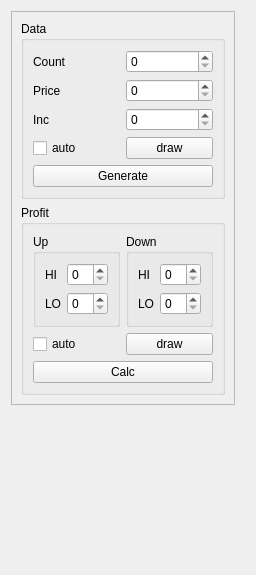
<?xml version="1.0" encoding="UTF-8"?>
<ui version="4.0">
 <class>MainBox</class>
 <widget class="QWidget" name="MainBox">
  <property name="geometry">
   <rect>
    <x>0</x>
    <y>0</y>
    <width>256</width>
    <height>575</height>
   </rect>
  </property>
  <property name="windowTitle">
   <string>Dialog</string>
  </property>
  <layout class="QVBoxLayout" name="verticalLayout">
   <item>
    <widget class="QFrame" name="frame">
     <property name="sizePolicy">
      <sizepolicy hsizetype="Fixed" vsizetype="Fixed">
       <horstretch>0</horstretch>
       <verstretch>0</verstretch>
      </sizepolicy>
     </property>
     <property name="frameShape">
      <enum>QFrame::StyledPanel</enum>
     </property>
     <property name="frameShadow">
      <enum>QFrame::Raised</enum>
     </property>
     <layout class="QVBoxLayout" name="verticalLayout_4">
      <item>
       <widget class="QGroupBox" name="groupBox">
        <property name="title">
         <string>Data</string>
        </property>
        <layout class="QVBoxLayout" name="verticalLayout_3">
         <item>
          <layout class="QGridLayout" name="gridLayout">
           <item row="0" column="1">
            <widget class="QSpinBox" name="sb_count"/>
           </item>
           <item row="1" column="0">
            <widget class="QLabel" name="label_2">
             <property name="text">
              <string>Price</string>
             </property>
            </widget>
           </item>
           <item row="0" column="0">
            <widget class="QLabel" name="label">
             <property name="text">
              <string>Count</string>
             </property>
            </widget>
           </item>
           <item row="1" column="1">
            <widget class="QSpinBox" name="sb_price"/>
           </item>
           <item row="2" column="0">
            <widget class="QLabel" name="label_5">
             <property name="text">
              <string>Inc</string>
             </property>
            </widget>
           </item>
           <item row="2" column="1">
            <widget class="QSpinBox" name="sb_inc_price"/>
           </item>
          </layout>
         </item>
         <item>
          <layout class="QHBoxLayout" name="horizontalLayout_2">
           <item>
            <widget class="QCheckBox" name="cb_auto_generate">
             <property name="text">
              <string>auto</string>
             </property>
            </widget>
           </item>
           <item>
            <widget class="QPushButton" name="btn_draw_generate">
             <property name="text">
              <string>draw</string>
             </property>
            </widget>
           </item>
          </layout>
         </item>
         <item>
          <widget class="QPushButton" name="btn_generate">
           <property name="text">
            <string>Generate</string>
           </property>
          </widget>
         </item>
        </layout>
       </widget>
      </item>
      <item>
       <widget class="QGroupBox" name="groupBox_2">
        <property name="title">
         <string>Profit</string>
        </property>
        <layout class="QVBoxLayout" name="verticalLayout_2">
         <item>
          <layout class="QHBoxLayout" name="horizontalLayout">
           <item>
            <widget class="QGroupBox" name="groupBox_3">
             <property name="title">
              <string>Up</string>
             </property>
             <layout class="QVBoxLayout" name="verticalLayout_5">
              <item>
               <layout class="QGridLayout" name="gridLayout_2">
                <item row="0" column="0">
                 <widget class="QLabel" name="label_3">
                  <property name="text">
                   <string>HI</string>
                  </property>
                 </widget>
                </item>
                <item row="1" column="0">
                 <widget class="QLabel" name="label_4">
                  <property name="text">
                   <string>LO</string>
                  </property>
                 </widget>
                </item>
                <item row="0" column="1">
                 <widget class="QSpinBox" name="sb_order_up_profit"/>
                </item>
                <item row="1" column="1">
                 <widget class="QSpinBox" name="sb_order_up_loss"/>
                </item>
               </layout>
              </item>
             </layout>
            </widget>
           </item>
           <item>
            <widget class="QGroupBox" name="groupBox_4">
             <property name="title">
              <string>Down</string>
             </property>
             <layout class="QVBoxLayout" name="verticalLayout_6">
              <item>
               <layout class="QGridLayout" name="gridLayout_3">
                <item row="1" column="0">
                 <widget class="QLabel" name="label_7">
                  <property name="text">
                   <string>LO</string>
                  </property>
                 </widget>
                </item>
                <item row="0" column="0">
                 <widget class="QLabel" name="label_6">
                  <property name="text">
                   <string>HI</string>
                  </property>
                 </widget>
                </item>
                <item row="0" column="1">
                 <widget class="QSpinBox" name="sb_order_down_profit"/>
                </item>
                <item row="1" column="1">
                 <widget class="QSpinBox" name="sb_order_down_loss"/>
                </item>
               </layout>
              </item>
             </layout>
            </widget>
           </item>
          </layout>
         </item>
         <item>
          <layout class="QHBoxLayout" name="horizontalLayout_3">
           <item>
            <widget class="QCheckBox" name="cb_auto_calc">
             <property name="text">
              <string>auto</string>
             </property>
            </widget>
           </item>
           <item>
            <widget class="QPushButton" name="btn_draw_calc">
             <property name="text">
              <string>draw</string>
             </property>
            </widget>
           </item>
          </layout>
         </item>
         <item>
          <widget class="QPushButton" name="btn_calc">
           <property name="text">
            <string>Calc</string>
           </property>
          </widget>
         </item>
        </layout>
       </widget>
      </item>
     </layout>
    </widget>
   </item>
   <item>
    <spacer name="verticalSpacer">
     <property name="orientation">
      <enum>Qt::Vertical</enum>
     </property>
     <property name="sizeHint" stdset="0">
      <size>
       <width>20</width>
       <height>40</height>
      </size>
     </property>
    </spacer>
   </item>
  </layout>
 </widget>
 <tabstops>
  <tabstop>sb_count</tabstop>
  <tabstop>sb_price</tabstop>
  <tabstop>sb_inc_price</tabstop>
  <tabstop>cb_auto_generate</tabstop>
  <tabstop>btn_draw_generate</tabstop>
  <tabstop>btn_generate</tabstop>
  <tabstop>sb_order_up_profit</tabstop>
  <tabstop>sb_order_up_loss</tabstop>
  <tabstop>sb_order_down_profit</tabstop>
  <tabstop>sb_order_down_loss</tabstop>
  <tabstop>cb_auto_calc</tabstop>
  <tabstop>btn_draw_calc</tabstop>
  <tabstop>btn_calc</tabstop>
 </tabstops>
 <resources/>
 <connections/>
</ui>
